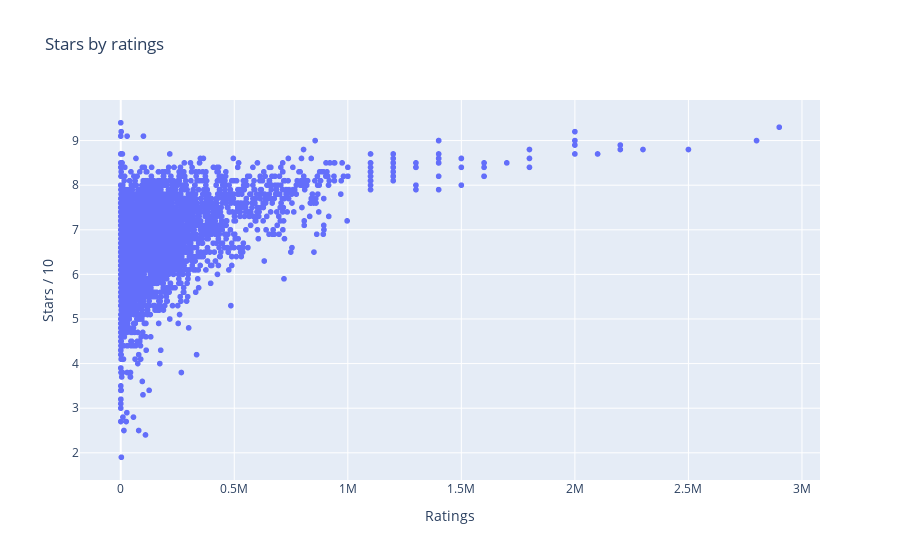

This figure's notebook cell:
### Markdown cell above
#### Stars and rating relation

### Code cell
fig = px.scatter(x=df['total_ratings'], y=df['stars'], height=500, title="Stars by ratings")
fig.update_layout(
    xaxis_title='Ratings',
    yaxis_title='Stars / 10',
)
fig.show()

### Figure 1 — Plotly figure (JSON) as saved in the notebook; plotly's stock layout.template omitted (floating-point values rounded to 4 significant figures; data arrays with more than 128 entries replaced by an {"elided": "..."} marker saying what was removed)
{"data": [{"hovertemplate": "x=%{x}<br>y=%{y}<extra></extra>", "legendgroup": "", "marker": {"color": "#636efa", "symbol": "circle"}, "mode": "markers", "name": "", "showlegend": false, "type": "scattergl", "x": {"elided": "3560 int values"}, "xaxis": "x", "y": {"elided": "3560 float values"}, "yaxis": "y"}], "layout": {"autosize": true, "legend": {"tracegroupgap": 0}, "title": {"text": "Stars by ratings"}, "xaxis": {"anchor": "y", "autorange": true, "domain": [0, 1], "range": [-175500.0, 3076000.0], "title": {"text": "Ratings"}, "type": "linear"}, "yaxis": {"anchor": "x", "autorange": true, "domain": [0, 1], "range": [1.372, 9.928], "title": {"text": "Stars / 10"}, "type": "linear"}}}
